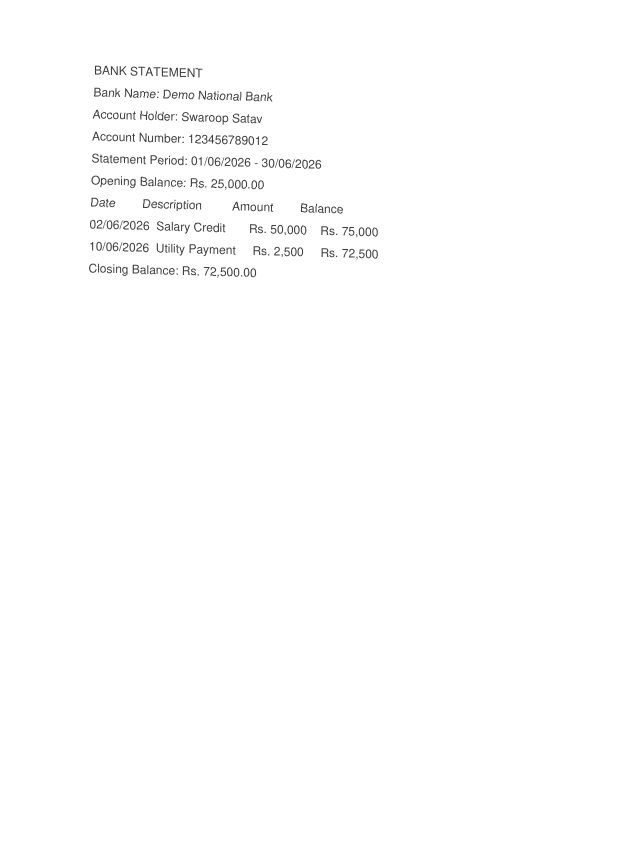
#> input picture samples/sample_bank_statement_photo.png, 1238 x 1718 px (shown at 1/2 size)
$ python -i image_service.py   (imports and definitions only)
#> lines starting #> are read from the running program, lines starting #| are printed output that depends on the picture; after the words box and inside, x2 and y2 are one past the last pixel; in counts of white or black regions, pixels touching at a corner belong together
#> in preprocess_image, image is the input picture: shape (1718, 1238, 3); min 57, max 255, mean 253.2
import hashlib
import os
import logging

import cv2
import numpy as np

logger = logging.getLogger(__name__)

PROCESSED_DIR = "data/processed"

from backend.config.settings import (
    ENABLE_BLUR,
    ENABLE_DESKEW,
    ENABLE_ENHANCEMENT,
    ENABLE_THRESHOLD
)


class ImageService:

    @staticmethod
    def _file_hash(file_path: str):
        hasher = hashlib.sha256()

        with open(file_path, "rb") as file:
            for chunk in iter(
                lambda: file.read(1024 * 1024),
                b""
            ):
                hasher.update(chunk)

        return hasher.hexdigest()[:12]

    @staticmethod
    def _output_dir(file_path: str):
        parent_name = os.path.basename(
            os.path.dirname(file_path)
        )
        stem = os.path.splitext(
            os.path.basename(file_path)
        )[0].replace(
            " ",
            "_"
        )
        content_hash = ImageService._file_hash(
            file_path
        )

        if parent_name and parent_name != "uploads":
            folder_name = parent_name
        else:
            folder_name = f"{stem}_{content_hash}"

        return os.path.join(
            PROCESSED_DIR,
            folder_name
        )

    @staticmethod
    def deskew_image(
        image
    ):

        thresholded = cv2.threshold(
            image,
            0,
            255,
            cv2.THRESH_BINARY_INV
            + cv2.THRESH_OTSU
        )[1]
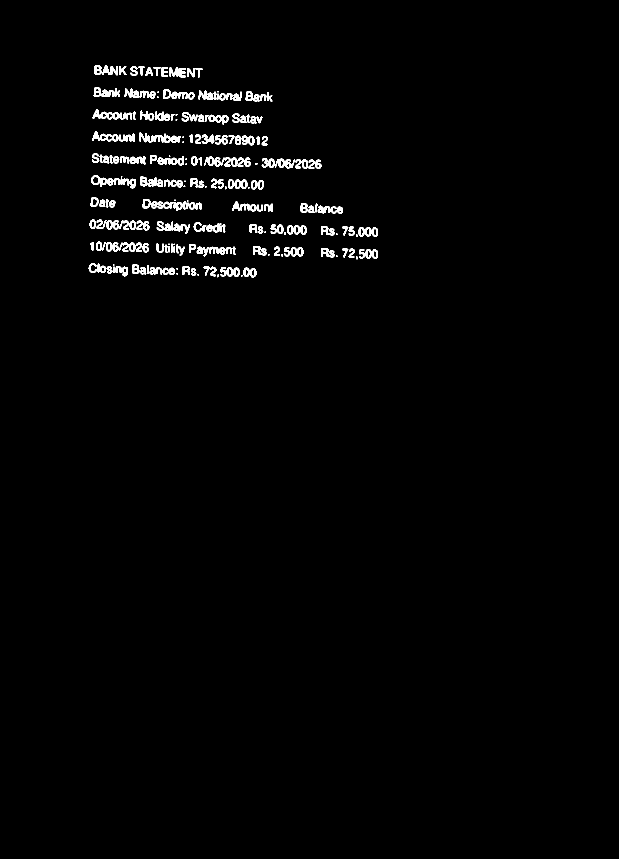
#> thresholded: shape (1718, 1238) (shown at 1/2 size); 1.6% white; 216 white regions (36 under 20 px), largest, box (x1, y1, x2, y2) and area: (408, 313, 475, 334) 693, (213, 440, 272, 460) 648, (212, 484, 271, 504) 647

        coords = np.column_stack(
            np.where(thresholded > 0)
        )
#> coords = 33959 pairs, first value 131 to 554, second value 177 to 755

        if len(coords) == 0:
            return image

        angle = cv2.minAreaRect(
            coords
        )[-1]
#> angle = -1.51

        if angle < -45:
            angle = -(90 + angle)
        else:
            angle = -angle
#> angle = 1.51

        if abs(angle) < 0.5:
            return image

        height, width = image.shape[:2]
#> height = 1718; width = 1238

        center = (
            width // 2,
            height // 2
        )
#> center = (619, 859)

        matrix = cv2.getRotationMatrix2D(
            center,
            angle,
            1.0
        )
#> matrix = [[1, 0.0263, -22.38], [-0.0263, 1, 16.58]]

        return cv2.warpAffine(
            image,
            matrix,
            (width, height),
            flags=cv2.INTER_CUBIC,
            borderMode=cv2.BORDER_REPLICATE
        )
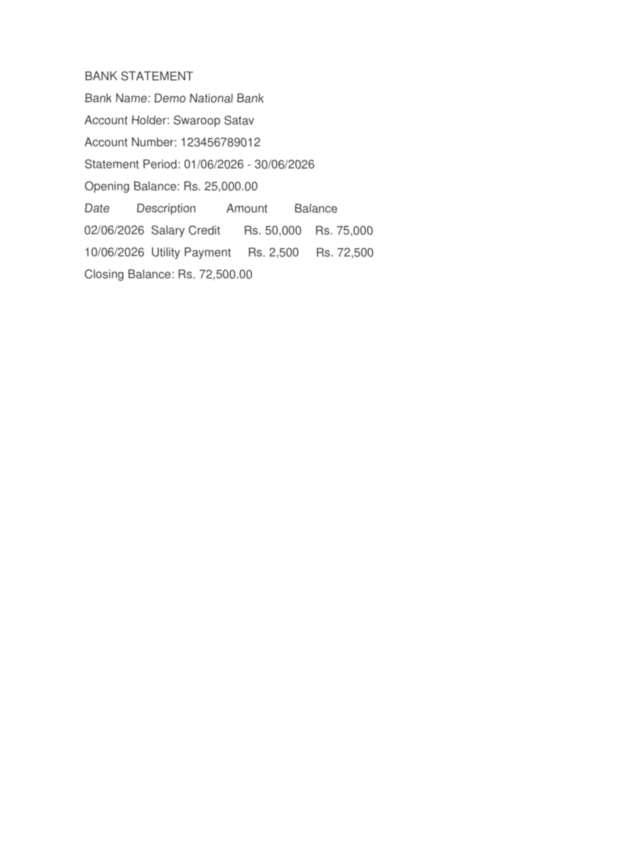
#> returned value: shape (1718, 1238) (shown at 1/2 size); min 76, max 255, mean 253.2

    @staticmethod
    def enhance_image(
        image
    ):

        clahe = cv2.createCLAHE(
            clipLimit=2.0,
            tileGridSize=(8, 8)
        )

        return clahe.apply(
            image
        )

    @staticmethod
    def preprocess_image(
        image_path
    ):

        image_path = (
            image_path
            .strip()
            .strip('"')
            .replace("\\", "/")
        )

        if not os.path.exists(
            image_path
        ):

            raise FileNotFoundError(
                f"Image not found: {image_path}"
            )

        logger.info(
            f"Preprocessing: {image_path}"
        )

        image = cv2.imread(
            image_path
        )

        if image is None:

            raise ValueError(
                f"Unable to load image: {image_path}"
            )

        processed = cv2.cvtColor(
            image,
            cv2.COLOR_BGR2GRAY
        )

        applied_steps = [
            "grayscale"
        ]

        if ENABLE_BLUR:

            processed = cv2.GaussianBlur(
                processed,
                (5, 5),
                0
            )

            applied_steps.append(
                "noise_removal"
            )

        if ENABLE_DESKEW:

            processed = ImageService.deskew_image(
                processed
            )

            applied_steps.append(
                "deskew"
            )

        if ENABLE_ENHANCEMENT:

            processed = ImageService.enhance_image(
                processed
            )

            applied_steps.append(
                "enhancement"
            )

        if ENABLE_THRESHOLD:

            processed = cv2.threshold(
                processed,
                0,
                255,
                cv2.THRESH_BINARY
                + cv2.THRESH_OTSU
            )[1]
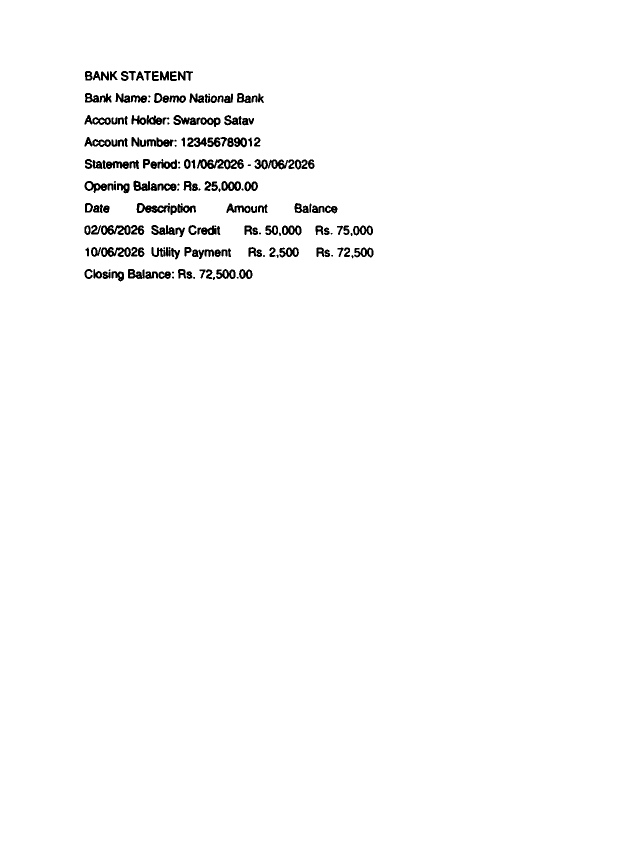
#> processed: shape (1718, 1238) (shown at 1/2 size); 98.3% white; 186 black regions (32 under 20 px), largest, box (x1, y1, x2, y2) and area: (394, 318, 488, 339) 1117, (347, 230, 441, 254) 995, (273, 406, 340, 426) 724

            applied_steps.append(
                "threshold"
            )

        output_dir = ImageService._output_dir(
            image_path
        )

        os.makedirs(
            output_dir,
            exist_ok=True
        )

        processed_path = os.path.join(
            output_dir,
            f"processed_{os.path.basename(image_path)}"
        )

        cv2.imwrite(
            processed_path,
            processed
        )

        processed_path = (
            processed_path.replace(
                "\\",
                "/"
            )
        )

        logger.info(
            f"Saved: {processed_path}"
        )

        return {
            "original_image":
                image_path,
            "processed_image":
                processed_path,
            "applied_steps":
                applied_steps
        }

>>> result = ImageService().preprocess_image('../../samples/sample_bank_statement_photo.png')
